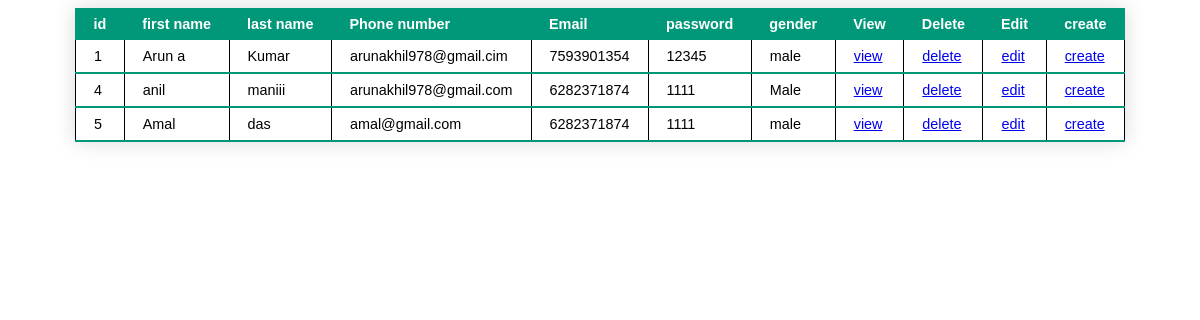
Screenshot of /table/ with the database file from the repository.
### members/models.py (models this page shows)
class data(models.Model):
    firstname = models.CharField(max_length = 200, null=True)
    lastname = models.CharField(max_length = 200, null=True)
    email = models.CharField(max_length = 200, null=True)
    phone = models.IntegerField()
    password = models.CharField(max_length = 200, null=True)
    gender = models.CharField(max_length=1,blank=True, null=True)

### members/views.py (the view)
# urls.py: path('table/', views.table, name='table'),
def table(request):
    cr = data.objects.all()
    return render(request,"table.html",{'cr':cr})

### templates/table.html (shortened to what this page needs)
<!DOCTYPE html>
<html lang="en">
<head>
</head>
<body>
    <form>
        <table class="styled-table">
            <thead>
                <tr>
                    <th>id</th>
                    <th>first name</th>
                    <th>last name</th>
                    <th>Phone number</th>
                    <th>Email</th>
                    <th>password</th>
                    <th>gender</th>
                    <th>View</th>
                    <th>Delete</th>
                    <th>Edit</th>
                    <th>create</th>
                </tr>
                {% for i in cr %}
            </thead>
            <tbody>
                <tr>
                    <td>{{i.id}} </td>
                    <td>{{i.firstname}}</td>
                    <td>{{i.lastname}}</td>
                    <td>{{i.email}} </td>
                    <td>{{i.phone}}</td>
                    <td>{{i.password}}</td>
                    <td>{{i.gender}}</td>
                    <td><a href="{% url 'detailed' i.id %}">view</a></td>
                    <td><a href="{% url 'deleted' i.id %}">delete</a></td>
                    <td><a href="{% url 'edited' i.id %}">edit</a></td>
                    <td><a href="/">create</a></td>
                </tr>
                {% endfor %}
            </tbody>
        </table>
    </form>
</body>
</html>

### templates/table.html (style rules this page uses)
.styled-table { border-collapse: collapse; margin: 25px 0; font-size: 0.9em; font-family: sans-serif; min-width: 1000px; box-shadow: 0 0 20px rgba(0, 0, 0, 0.15); margin: auto; }
.styled-table thead tr { background-color: #009879; color: #ffffff; text-align: left; }
.styled-table tbody tr { border-bottom: 1px solid #dddddd; }
.styled-table tbody tr:last-of-type { border-bottom: 2px solid #009879; }
th, td { padding: 8px 18px; }
td { border-left: 1px solid #000; }
td:nth-of-type(11) { border-right: 1px solid #000; }

### rows the page displays
data: id "1", firstname "Arun a", lastname "Kumar", email "arunakhil978@gmail.cim", phone "7593901354", password "12345", gender "male"
data: id "4", firstname "anil", lastname "maniii", email "arunakhil978@gmail.com", phone "6282371874", password "1111", gender "Male"
data: id "5", firstname "Amal", lastname "das", email "amal@gmail.com", phone "6282371874", password "1111", gender "male"
